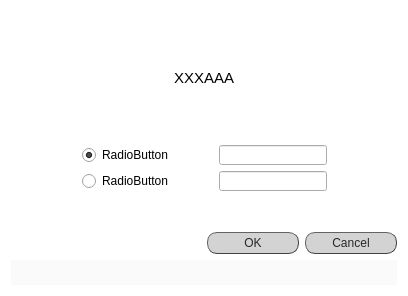
<?xml version="1.0" encoding="UTF-8"?>
<ui version="4.0">
 <class>Dialog</class>
 <widget class="QDialog" name="Dialog">
  <property name="geometry">
   <rect>
    <x>0</x>
    <y>0</y>
    <width>408</width>
    <height>296</height>
   </rect>
  </property>
  <property name="windowTitle">
   <string>Dialog</string>
  </property>
  <property name="styleSheet">
   <string notr="true">QDialog{background-color: rgb(255, 255, 255);}</string>
  </property>
  <layout class="QVBoxLayout" name="verticalLayout_2">
   <item>
    <layout class="QHBoxLayout" name="horizontalLayout">
     <item>
      <spacer name="horizontalSpacer">
       <property name="orientation">
        <enum>Qt::Horizontal</enum>
       </property>
       <property name="sizeHint" stdset="0">
        <size>
         <width>40</width>
         <height>20</height>
        </size>
       </property>
      </spacer>
     </item>
     <item alignment="Qt::AlignTop">
      <widget class="QLabel" name="mH_logo_XS">
       <property name="minimumSize">
        <size>
         <width>120</width>
         <height>30</height>
        </size>
       </property>
       <property name="maximumSize">
        <size>
         <width>120</width>
         <height>30</height>
        </size>
       </property>
       <property name="frameShape">
        <enum>QFrame::NoFrame</enum>
       </property>
       <property name="text">
        <string>&lt;html&gt;&lt;head/&gt;&lt;body&gt;&lt;p&gt;&lt;br/&gt;&lt;/p&gt;&lt;/body&gt;&lt;/html&gt;</string>
       </property>
       <property name="alignment">
        <set>Qt::AlignCenter</set>
       </property>
      </widget>
     </item>
    </layout>
   </item>
   <item>
    <widget class="QTextEdit" name="textEdit">
     <property name="minimumSize">
      <size>
       <width>0</width>
       <height>80</height>
      </size>
     </property>
     <property name="styleSheet">
      <string notr="true">QTextEdit {background-color: rgba(0,0,0,0);
font: 25 11pt &quot;Calibri Light&quot;;
font-family: &quot;Calibri Light&quot;;
}

					</string>
     </property>
     <property name="frameShape">
      <enum>QFrame::NoFrame</enum>
     </property>
     <property name="readOnly">
      <bool>true</bool>
     </property>
     <property name="html">
      <string>&lt;!DOCTYPE HTML PUBLIC &quot;-//W3C//DTD HTML 4.0//EN&quot; &quot;http://www.w3.org/TR/REC-html40/strict.dtd&quot;&gt;
&lt;html&gt;&lt;head&gt;&lt;meta name=&quot;qrichtext&quot; content=&quot;1&quot; /&gt;&lt;style type=&quot;text/css&quot;&gt;
p, li { white-space: pre-wrap; }
&lt;/style&gt;&lt;/head&gt;&lt;body style=&quot; font-family:'Calibri Light'; font-size:11pt; font-weight:24; font-style:normal;&quot;&gt;
&lt;p style=&quot; margin-top:0px; margin-bottom:0px; margin-left:0px; margin-right:0px; -qt-block-indent:0; text-indent:0px;&quot;&gt; &lt;/p&gt;
&lt;p align=&quot;center&quot; style=&quot; margin-top:0px; margin-bottom:0px; margin-left:0px; margin-right:0px; -qt-block-indent:0; text-indent:0px;&quot;&gt;XXXAAA&lt;/p&gt;&lt;/body&gt;&lt;/html&gt;</string>
     </property>
    </widget>
   </item>
   <item>
    <layout class="QHBoxLayout" name="horizontalLayout_3">
     <item>
      <spacer name="horizontalSpacer_2">
       <property name="orientation">
        <enum>Qt::Horizontal</enum>
       </property>
       <property name="sizeHint" stdset="0">
        <size>
         <width>40</width>
         <height>20</height>
        </size>
       </property>
      </spacer>
     </item>
     <item>
      <widget class="QWidget" name="widget" native="true">
       <layout class="QVBoxLayout" name="verticalLayout">
        <item>
         <layout class="QHBoxLayout" name="hL0">
          <item>
           <widget class="QRadioButton" name="radioButton0">
            <property name="minimumSize">
             <size>
              <width>0</width>
              <height>20</height>
             </size>
            </property>
            <property name="maximumSize">
             <size>
              <width>16777215</width>
              <height>20</height>
             </size>
            </property>
            <property name="styleSheet">
             <string notr="true">font: 25 11pt &quot;Calibri Light&quot;;</string>
            </property>
            <property name="text">
             <string>RadioButton</string>
            </property>
            <property name="checked">
             <bool>true</bool>
            </property>
           </widget>
          </item>
          <item>
           <spacer name="spacer0">
            <property name="orientation">
             <enum>Qt::Horizontal</enum>
            </property>
            <property name="sizeHint" stdset="0">
             <size>
              <width>40</width>
              <height>20</height>
             </size>
            </property>
           </spacer>
          </item>
          <item>
           <widget class="QLineEdit" name="lineEdit0">
            <property name="minimumSize">
             <size>
              <width>0</width>
              <height>20</height>
             </size>
            </property>
            <property name="maximumSize">
             <size>
              <width>16777215</width>
              <height>20</height>
             </size>
            </property>
            <property name="styleSheet">
             <string notr="true">font: 25 10pt &quot;Calibri Light&quot;;</string>
            </property>
            <property name="text">
             <string/>
            </property>
           </widget>
          </item>
         </layout>
        </item>
        <item>
         <layout class="QHBoxLayout" name="hL1">
          <item>
           <widget class="QRadioButton" name="radioButton1">
            <property name="minimumSize">
             <size>
              <width>0</width>
              <height>20</height>
             </size>
            </property>
            <property name="maximumSize">
             <size>
              <width>16777215</width>
              <height>20</height>
             </size>
            </property>
            <property name="styleSheet">
             <string notr="true">font: 25 11pt &quot;Calibri Light&quot;;</string>
            </property>
            <property name="text">
             <string>RadioButton</string>
            </property>
           </widget>
          </item>
          <item>
           <spacer name="spacer1">
            <property name="orientation">
             <enum>Qt::Horizontal</enum>
            </property>
            <property name="sizeHint" stdset="0">
             <size>
              <width>40</width>
              <height>20</height>
             </size>
            </property>
           </spacer>
          </item>
          <item>
           <widget class="QLineEdit" name="lineEdit1">
            <property name="minimumSize">
             <size>
              <width>0</width>
              <height>20</height>
             </size>
            </property>
            <property name="maximumSize">
             <size>
              <width>16777215</width>
              <height>20</height>
             </size>
            </property>
            <property name="styleSheet">
             <string notr="true">font: 25 10pt &quot;Calibri Light&quot;;</string>
            </property>
           </widget>
          </item>
         </layout>
        </item>
       </layout>
      </widget>
     </item>
     <item>
      <spacer name="horizontalSpacer_3">
       <property name="orientation">
        <enum>Qt::Horizontal</enum>
       </property>
       <property name="sizeHint" stdset="0">
        <size>
         <width>40</width>
         <height>20</height>
        </size>
       </property>
      </spacer>
     </item>
    </layout>
   </item>
   <item>
    <widget class="QLabel" name="blank">
     <property name="sizePolicy">
      <sizepolicy hsizetype="Expanding" vsizetype="Fixed">
       <horstretch>0</horstretch>
       <verstretch>0</verstretch>
      </sizepolicy>
     </property>
     <property name="minimumSize">
      <size>
       <width>0</width>
       <height>20</height>
      </size>
     </property>
     <property name="maximumSize">
      <size>
       <width>16777215</width>
       <height>20</height>
      </size>
     </property>
     <property name="styleSheet">
      <string notr="true">background-color: rgb(255, 255, 255);</string>
     </property>
     <property name="frameShape">
      <enum>QFrame::NoFrame</enum>
     </property>
     <property name="text">
      <string>&lt;html&gt;&lt;head/&gt;&lt;body&gt;&lt;p&gt;&lt;br/&gt;&lt;/p&gt;&lt;/body&gt;&lt;/html&gt;</string>
     </property>
     <property name="alignment">
      <set>Qt::AlignCenter</set>
     </property>
    </widget>
   </item>
   <item alignment="Qt::AlignRight">
    <widget class="QDialogButtonBox" name="buttonBox">
     <property name="enabled">
      <bool>true</bool>
     </property>
     <property name="styleSheet">
      <string notr="true">QDialogButtonBox QPushButton{
color: rgb(39, 39, 39);
font: 11pt &quot;Calibri Light&quot;;
height:20;
padding:0px;
width:90;
background-color: rgb(211, 211, 211);
border-radius: 10px;
border-width: 1px;
border-style: outset;
border-color: rgb(66, 66, 66);
}

QDialogButtonBox QPushButton:hover{
background-color: rgba(167, 0, 125, 200);
border-color: #672146;
color: rgb(234, 234, 234);
}

QDialogButtonBox QPushButton:disabled{
background-color: rgb(232, 232, 232);
border-color: rgb(158, 158, 158);
color: rgb(125, 125, 125);
}

QDialogButtonBox QPushButton:checked{
background-color: rgb(107, 0, 80);
border-color: rgb(76, 0, 57);
color: rgb(234, 234, 234);
}
</string>
     </property>
     <property name="orientation">
      <enum>Qt::Horizontal</enum>
     </property>
     <property name="standardButtons">
      <set>QDialogButtonBox::Cancel|QDialogButtonBox::Ok</set>
     </property>
     <property name="centerButtons">
      <bool>true</bool>
     </property>
    </widget>
   </item>
   <item>
    <widget class="QLineEdit" name="tE_validate">
     <property name="minimumSize">
      <size>
       <width>0</width>
       <height>25</height>
      </size>
     </property>
     <property name="maximumSize">
      <size>
       <width>16777215</width>
       <height>25</height>
      </size>
     </property>
     <property name="styleSheet">
      <string notr="true">font: 25 9pt &quot;Calibri Light&quot;;
color: rgb(170, 0, 127);
background-color: rgb(250, 250, 250);
</string>
     </property>
     <property name="frame">
      <bool>false</bool>
     </property>
     <property name="alignment">
      <set>Qt::AlignCenter</set>
     </property>
     <property name="readOnly">
      <bool>true</bool>
     </property>
    </widget>
   </item>
  </layout>
 </widget>
 <resources/>
 <connections/>
</ui>
